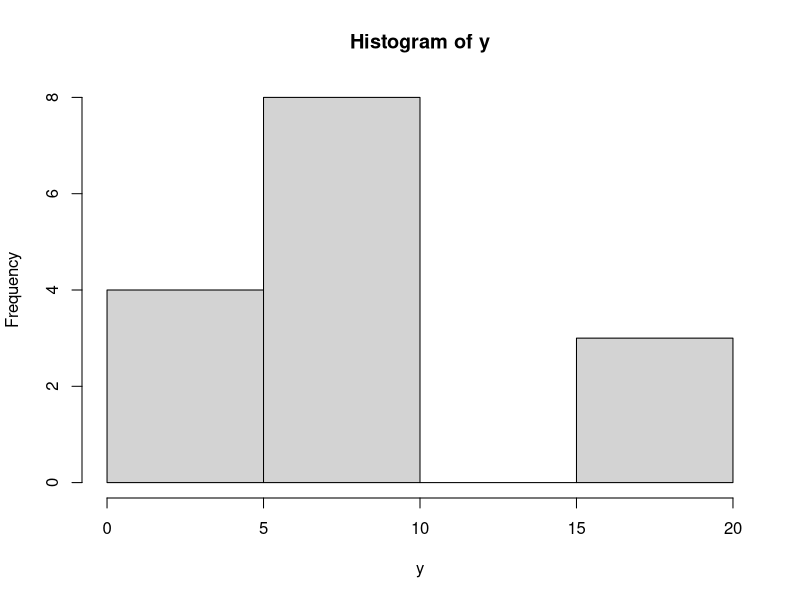
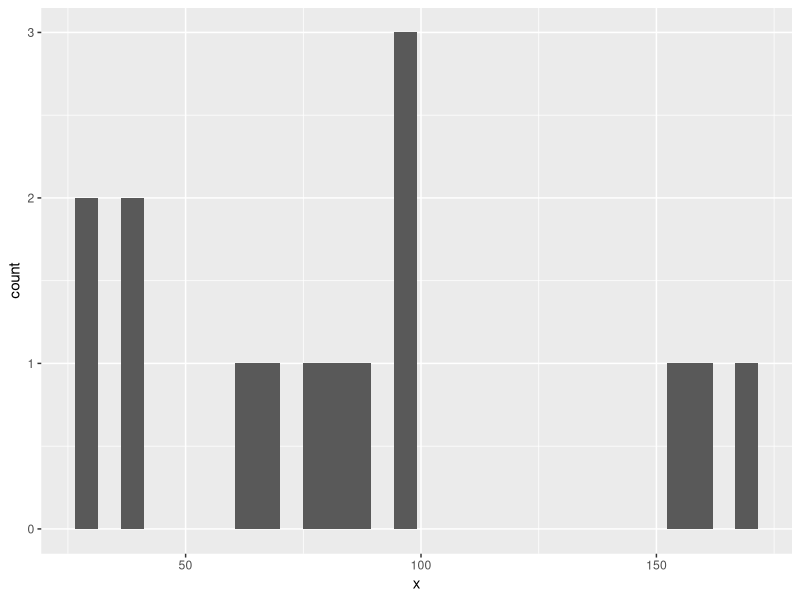
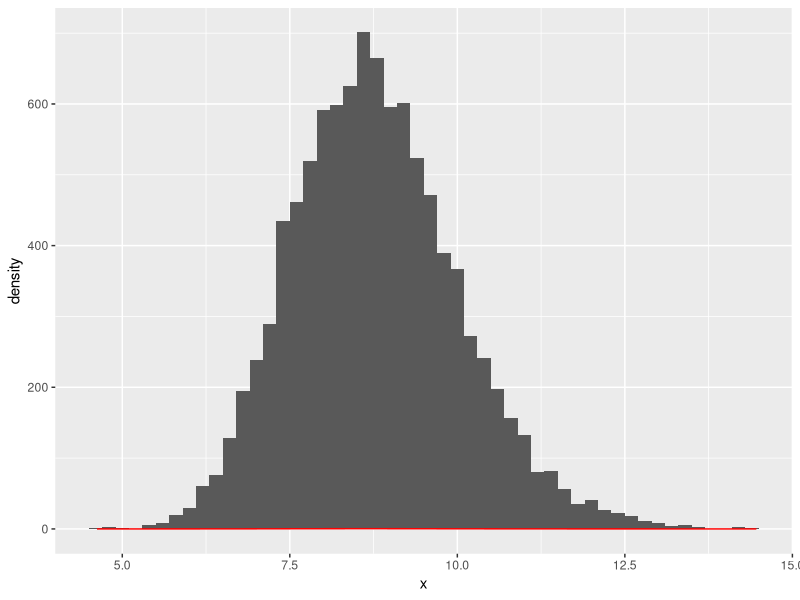
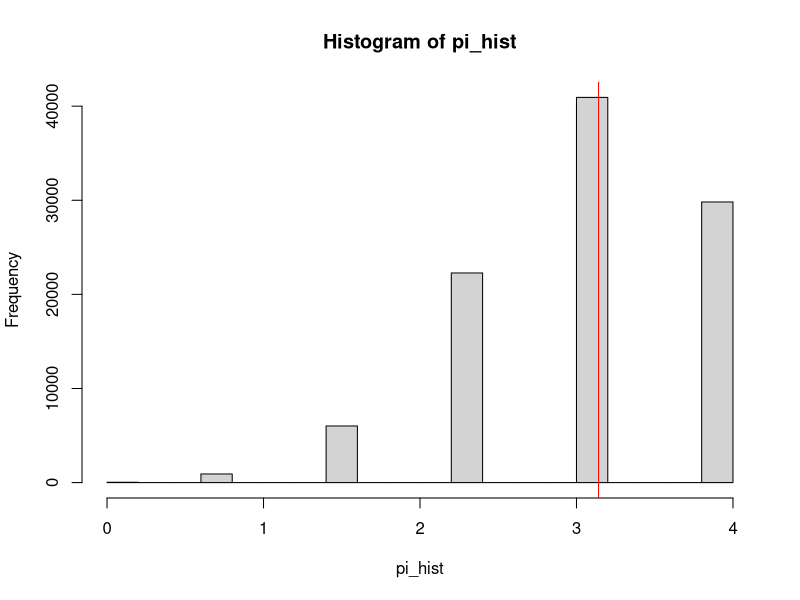
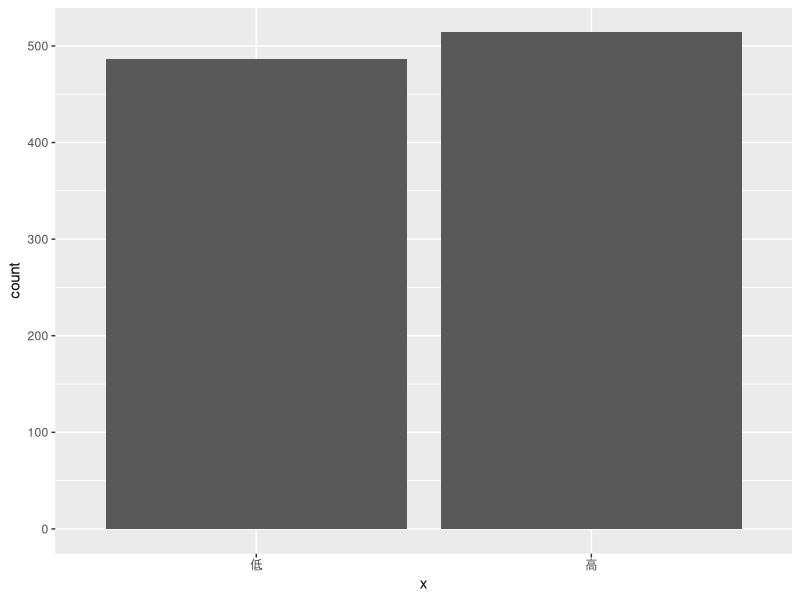
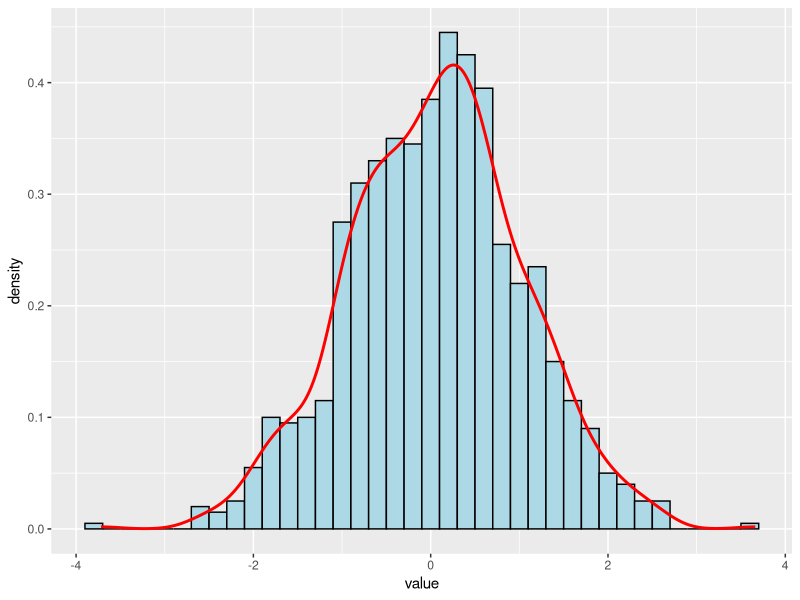

Source code (R) for these figures, in order:
## ---- chunk 1
knitr::opts_chunk$set(echo = TRUE)

library(tidyverse)


## ---- chunk 2
# 平方和
square_plus <- function(x) {
  squ <- x * x
  sum(squ, na.rm = TRUE)
}
square_plus(c(1,2,3,4,5,6,7,8,9,10))
## ---- chunk 3
# 原始1
square_plus2 <- function(x) {
  out <- vector("integer", length(x))
  for (i in seq_along(x)) {
    out[[i]] <- x[[i]] * x[[i]]
  }
  sum(out)
}
square_plus2(c(1,2,3,4,5,6,7,8,9,10))
## ---- chunk 4
# 原始2
square_plus3 <- function(x) {
  out <- 0
  for (i in seq_along(x)) {
    out <- out + x[i] ^ 2
  }
  return (out)
}
square_plus3(c(10, 48, 20))
## ---- chunk 5
# 连续自然数求和
conti_sum <- function(x, y) {
  if (y < x) {
    return (0)
  }
  sum <- 0
  for (i in x:y) {
    sum = sum + i
  }
  sum
}
conti_sum(75, 100)
## ---- chunk 6
x <- rchisq(15, 8)
y <- (x / 10) ^ 2 + x
hist(y)
## ---- chunk 7
z <- y * 10 + 5
ggplot(data.frame(x = z), aes(x)) +
  geom_histogram() 
## ---- chunk 8
norm_di <- function(times) {
  result <- numeric(times)
  for (i in 1:times) {
    x <- rchisq(15, 8)
    y <- (x / 10) ^ 2 + x
    result[i] <- mean(y)
  }
  result
}
res <- norm_di(10000)

ggplot(data.frame(x = res), aes(x)) + 
  geom_histogram(binwidth = 0.2) +
  geom_density(color = "red")

## ---- chunk 9
times <- 10000000
x <- runif(times, min = -1, max = 1)
y <- runif(times, min = -1, max = 1)

# 不用for
count <- sum(x^2 + y^2 <= 1)
4 * count / times

# 用for
count <- 0
for (i in 1:times) {
  if (x[i] ^ 2 + y[i] ^ 2 <= 1) {
    count <- count + 1
  }
}
4 * count / times
## ---- chunk 10
pi <- function(n) {
  result <- numeric(n)
  times <- 5
  for (i in 1:n) {
    x <- runif(times, min = -1, max = 1)
    y <- runif(times, min = -1, max = 1)
    count <- sum(x^2 + y^2 <= 1)
    result[i] <- 4 * count / times
  }
  return (result)
}
pi_hist <- pi(100000)
mean(pi_hist)
hist(pi_hist)
abline(v = mean(pi_hist), col = "red", lwd = 1) 
## ---- chunk 11
nor <- function(x) {
  mean_x <- mean(x)
  for (i in 1:length(x)) {
    if (x[i] < mean_x) {
      x[i] <- x[i] * 2
    } else if (x[i] > mean_x) {
      x[i] <- x[i] / 2
    } else {
      x[i] <- x[i] * 1.5
    }
  }
  return (x)
}
x <- c(1, 1, -1, -1, 1, -1, 0)
nor(x)
## ---- chunk 12
x <- rnorm(1000, 0, 2)
for (i in 1:length(x)) {
  if (x[i] > 0) {
    x[i] <- "高"
  } else if (x[i] < 0) {
    x[i] <- "低"
  } else {
    x[i] <- "中心值"
  }
}

# 计算每个值出现的频数  
freq <- table(x)
# 计算每个值出现的频率（占总数的百分比）  
percent <- freq / sum(freq) * 100  
# 打印结果  
print(percent)

ggplot(data.frame(x), aes(x)) +
  geom_bar()

## ---- chunk 13
# 加载ggplot2包  
library(ggplot2)  
  
# 抽样1000个正态分布的数值  
sample_size <- 1000  
mu <- 0 # 均值  
sigma <- 1 # 标准差  
sample_data <- rnorm(sample_size, mu, sigma)  
  
# 创建数据框  
df <- data.frame(value = sample_data)  
  
# 使用ggplot绘制直方图和密度曲线  
ggplot(df, aes(x = value)) +  
  geom_histogram(aes(y = ..density..), binwidth = 0.2, fill = "lightblue", color = "black") +
  geom_density(color = "red", size = 1)
